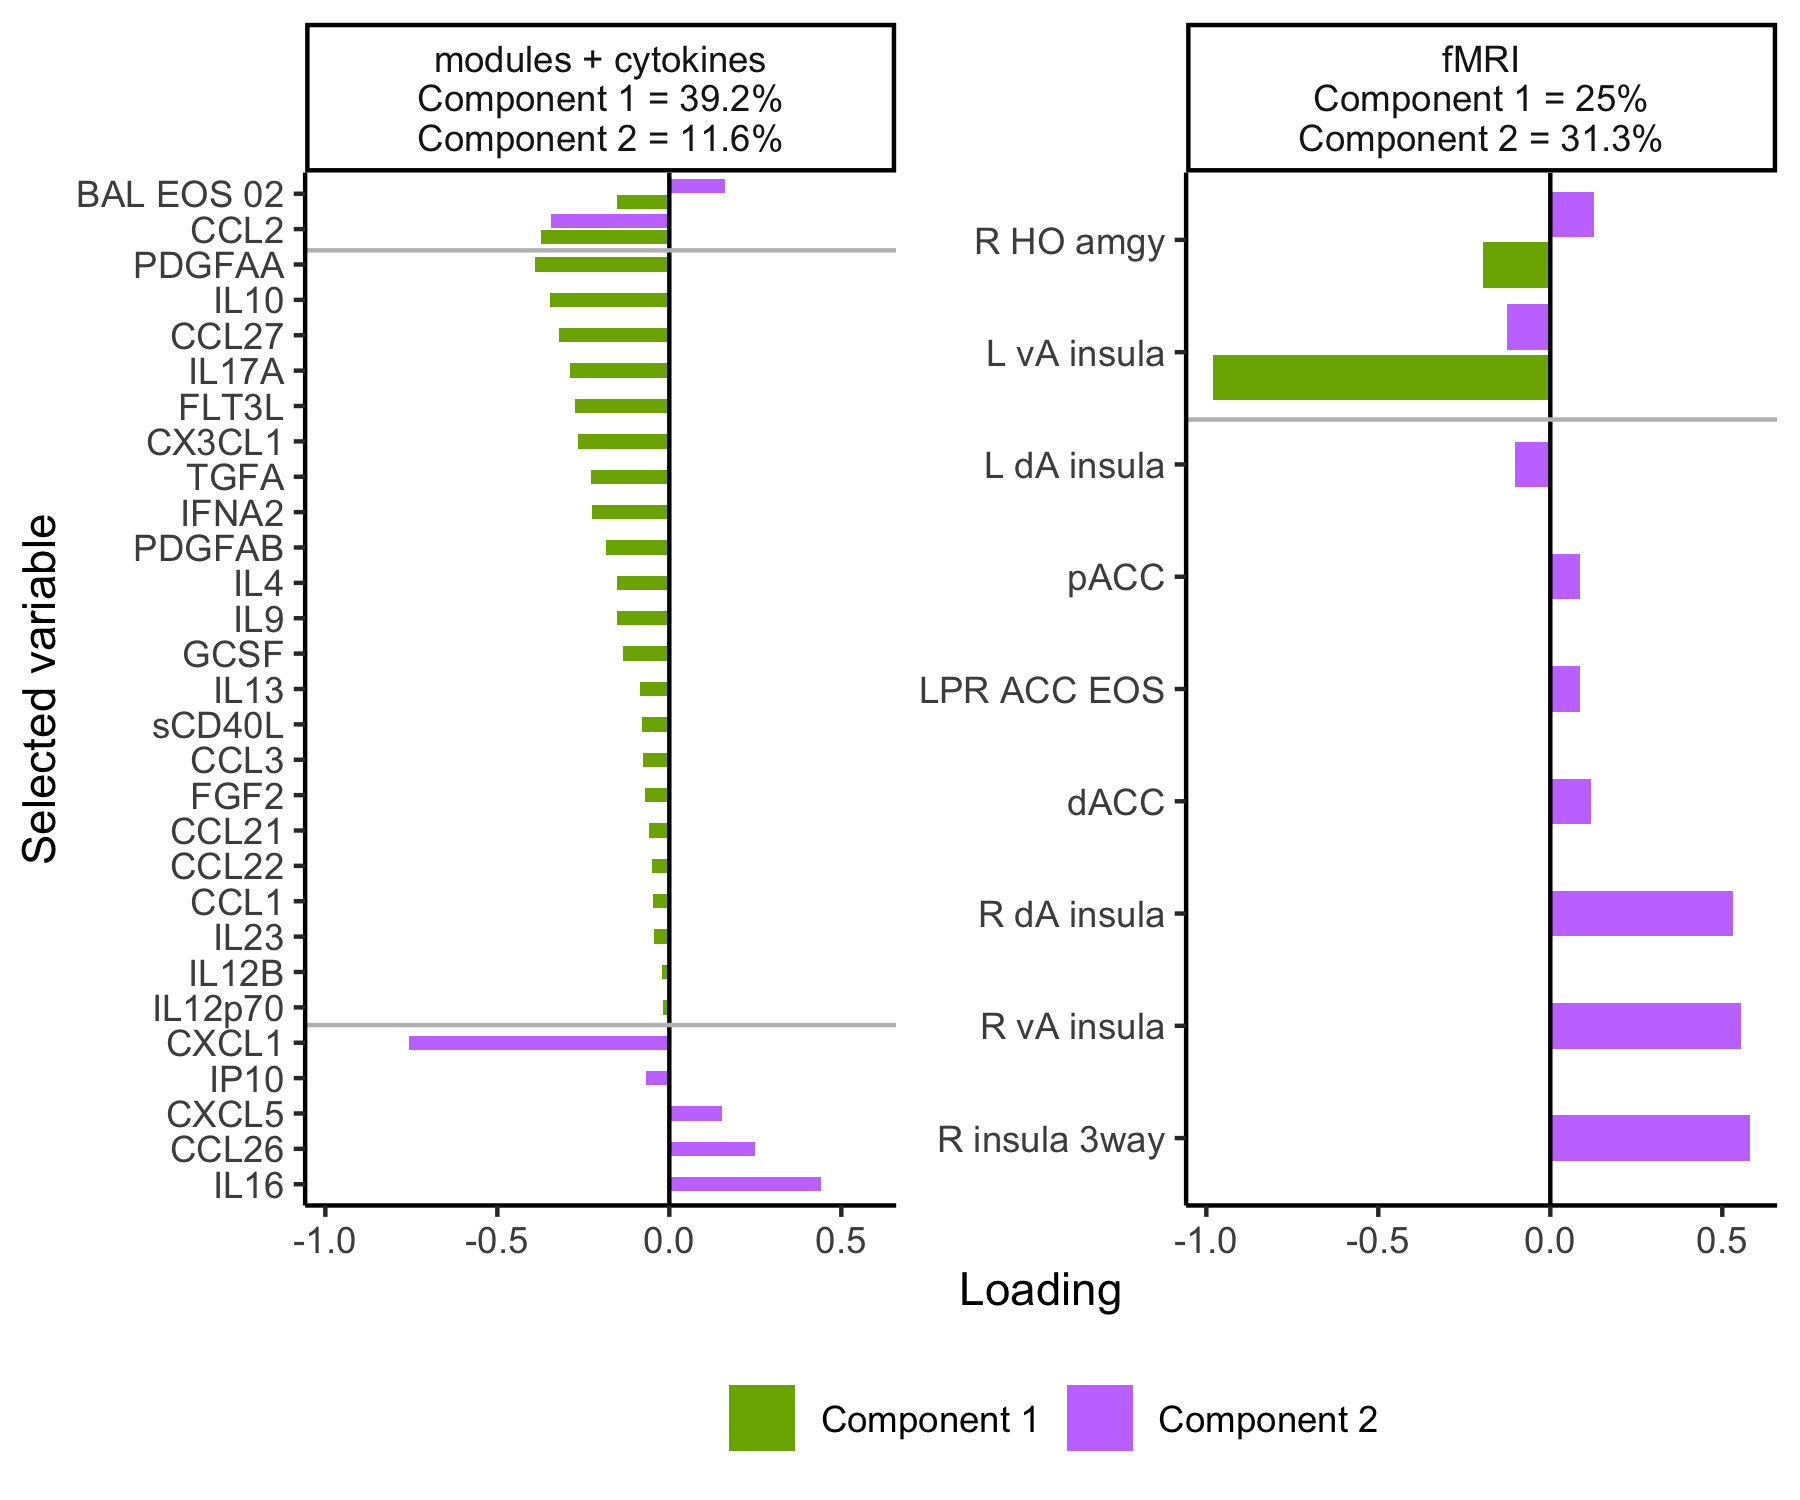

This figure's R source:
library(tidyverse)
library(drlib)
library(ggrepel)
library(cowplot)
set.seed(3698)
`%notin%` <- Negate(`%in%`)

#### Data ####
load("results/PLS/SPLS.RData")

#### Loadings ####
loadX <- as.data.frame(result.spls$loadings$X) %>% 
  rownames_to_column("var") %>% 
  mutate(space="X")
loadY <- as.data.frame(result.spls$loadings$Y) %>% 
  rownames_to_column("var")%>% 
  mutate(space="Y")

loadXY <- bind_rows(loadY, loadX) %>% 
  pivot_longer(comp1:comp2, names_to = "comp") %>% 
  mutate(name = ifelse(space=="X" & comp=="comp1", 
                       paste("modules + cytokines\nComponent 1 = ", 
                             round(result.spls$explained_variance$X[1]*100, digits=1), 
                             "%", sep=""),
                       ifelse(space=="X" & comp=="comp2", 
                              paste("modules + cytokines\nComponent 2 = ",
                                    round(result.spls$explained_variance$X[2]*100, digits=1),
                                    "%", sep=""),
                              ifelse(space=="Y" & comp=="comp1", 
                                     paste("fMRI\nComponent 1 = ",
                                           round(result.spls$explained_variance$Y[1]*100, digits=1), 
                                           "%", sep=""),
                                     ifelse(space=="Y" & comp=="comp2", 
                                            paste("fMRI\nComponent 2 = ",
                                                  round(result.spls$explained_variance$Y[2]*100, digits=1),
                                                  "%", sep=""),
                                            NA))))) %>% 
  mutate(facet.name = ifelse(space=="X", 
                       paste("modules + cytokines\nComponent 1 = ", 
                             round(result.spls$explained_variance$X[1]*100, digits=1), 
                             "%\nComponent 2 = ",
                             round(result.spls$explained_variance$X[2]*100, digits=1),
                             "%", sep=""),
                       ifelse(space=="Y", 
                              paste("fMRI\nComponent 1 = ",
                                    round(result.spls$explained_variance$Y[1]*100, digits=1), 
                                    "%\nComponent 2 = ",
                                    round(result.spls$explained_variance$Y[2]*100, digits=1),
                                    "%", sep=""),
                              NA))) %>% 
  filter(value != 0) %>% 
  #color group
  mutate(col.group = ifelse(grepl("BAL EOS", var), "module",
                            ifelse(grepl("L |R |pACC|dACC", var), "fMRI",
                                   "cytokine"))) 
  
#### Plot setup ####
#cut lines for components mapped to
line.dat <- data.frame(facet.name = c(paste("modules + cytokines\nComponent 1 = ", 
                                   round(result.spls$explained_variance$X[1]*100,
                                         digits=1), 
                                   "%\nComponent 2 = ",
                                   round(result.spls$explained_variance$X[2]*100,
                                         digits=1),
                                   "%", sep=""),
                             paste("fMRI\nComponent 1 = ",
                                   round(result.spls$explained_variance$Y[1]*100,
                                         digits=1), 
                                   "%\nComponent 2 = ",
                                   round(result.spls$explained_variance$Y[2]*100,
                                         digits=1),
                                   "%", sep="")), 
                       Z=c(5.5,7.4,27.4,NA)) %>% 
  mutate(facet.name = fct_relevel(factor(facet.name), rev))

#Order labels and variables
##Both components
X.both <- c("CCL2","BAL EOS 02")
Y.both <- c("L vA insula","R HO amgy")
##Comp1 only
X1 <- loadX %>% 
  filter(comp1 != 0 & var %notin% X.both) %>% 
  arrange(-comp1) %>% 
  select(var) %>% unlist(use.names=FALSE)
Y1 <- loadY %>% 
  filter(comp1 != 0 & var %notin% Y.both) %>% 
  arrange(-comp1) %>% 
  select(var) %>% unlist(use.names=FALSE)
##Comp2 only
X2 <- loadX %>% 
  filter(comp2 != 0 & var %notin% X.both) %>% 
  arrange(-comp2) %>% 
  select(var) %>% unlist(use.names=FALSE)
Y2 <- loadY %>% 
  filter(comp2 != 0 & var %notin% Y.both) %>% 
  arrange(-comp2) %>% 
  select(var) %>% unlist(use.names=FALSE)

plot.dat <- loadXY %>% 
  mutate(comp = recode(comp, "comp1"="Component 1", "comp2"="Component 2")) %>% 
  mutate(facet.name = fct_relevel(factor(facet.name), rev)) %>% 
  #order variables
  mutate(var = factor(var, levels=c(X2,X1,X.both,Y2,Y1,Y.both))) %>%
  arrange(desc(var))

#### Plot ####
plot <- plot.dat %>% 
  ggplot(aes(x=var, y=value, fill=comp)) +
  geom_bar(position = position_dodge2(width = 0.9, preserve = "single"),
           stat="identity") +
  scale_x_reordered() +
  coord_flip() + 
  theme_classic() +
  facet_wrap(~facet.name, scales="free_y", ncol=2) +
  labs(x="Selected variable", y="Loading", fill="") +
  geom_hline(yintercept=0) +
  scale_fill_manual(values=c("#7CAE00","#C77CFF")) +
  theme(legend.position = "bottom") +
  geom_vline(data=line.dat, aes(xintercept=Z), color="grey")
plot

#### Save ####
ggsave("publication/Fig3.SPLS.png", plot, width=6, height=5)

#### Heatmap ####
library(mixOmics)

cols <- colorRampPalette(c("#2166ac","white","#b2182b"))
cim(result.spls, margins = c(7, 7), 
    color=cols(20),
    save="png", name.save = "publication/Fig3.SPLS.heatmap")
